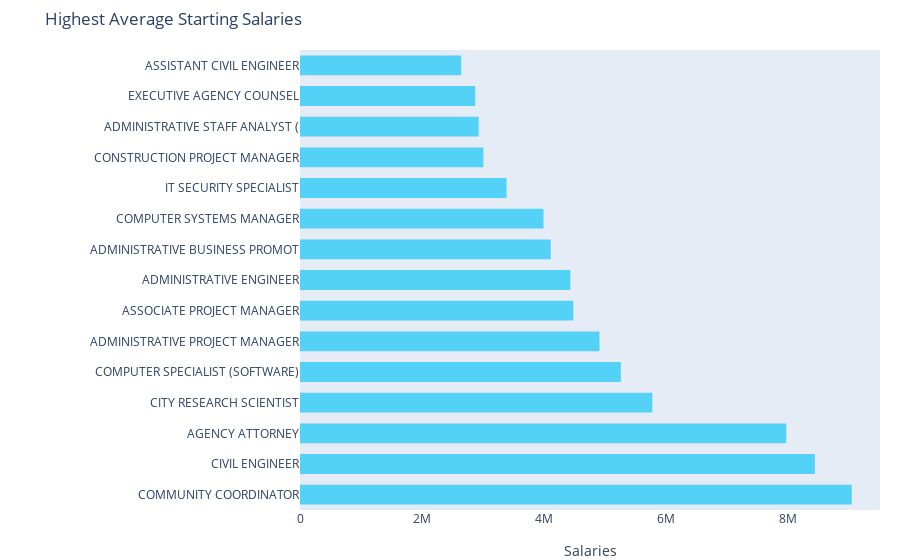

Notebook code cell kept with this figure:
### Markdown cell above
<div align='center'><font size="6" color="#ff3fb5">Highest Average Starting Salary Job?</font></div>

### Code cell
salaries = df.groupby('Civil Service Title')['Salary Range From'].sum().sort_values(ascending=False).head(15)

trace1 = go.Bar(x=salaries.values, 
                y=salaries.index, 
                width=0.6,
                marker=dict(
                    color='#54d1f7', 
                    line=dict(
                        color='#54d1f7', 
                        width=1.5)
                ),
                orientation='h', name='Highest Average Starting Salary')

layout = dict(showlegend=False,
              title='Highest Average Starting Salaries',
              yaxis=dict(
                  showgrid=False,
                  showline=False,
                  showticklabels=True,
              ),
             xaxis=dict(
                  title='Salaries',
                  zeroline=False,
                  showline=False,
                  showticklabels=True,
                  showgrid=False,
             ),
             margin = dict(l=300, r=20, t=50, b=50),
            )
fig = go.Figure(data=[trace1], layout=layout)
py.iplot(fig)

### Figure 1 — Plotly figure (JSON) as saved in the notebook; plotly's stock layout.template omitted (floating-point values rounded to 4 significant figures)
{"data": [{"marker": {"color": "#54d1f7", "line": {"color": "#54d1f7", "width": 1.5}}, "name": "Highest Average Starting Salary", "orientation": "h", "type": "bar", "width": 0.6, "x": [9038000.0, 8432000.0, 7963000.0, 5767000.0, 5251000.0, 4899000.0, 4470000.0, 4422000.0, 4100000.0, 3982000.0, 3375000.0, 2995000.0, 2918000.0, 2862000.0, 2632000.0], "y": ["COMMUNITY COORDINATOR", "CIVIL ENGINEER", "AGENCY ATTORNEY", "CITY RESEARCH SCIENTIST", "COMPUTER SPECIALIST (SOFTWARE)", "ADMINISTRATIVE PROJECT MANAGER", "ASSOCIATE PROJECT MANAGER", "ADMINISTRATIVE ENGINEER", "ADMINISTRATIVE BUSINESS PROMOT", "COMPUTER SYSTEMS MANAGER", "IT SECURITY SPECIALIST", "CONSTRUCTION PROJECT MANAGER", "ADMINISTRATIVE STAFF ANALYST (", "EXECUTIVE AGENCY COUNSEL", "ASSISTANT CIVIL ENGINEER"]}], "layout": {"margin": {"b": 50, "l": 300, "r": 20, "t": 50}, "showlegend": false, "title": {"text": "Highest Average Starting Salaries"}, "xaxis": {"showgrid": false, "showline": false, "showticklabels": true, "title": {"text": "Salaries"}, "zeroline": false}, "yaxis": {"showgrid": false, "showline": false, "showticklabels": true}}}
